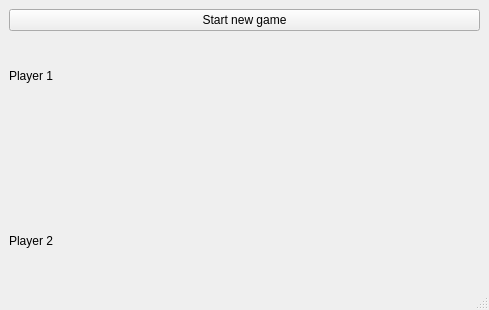
<?xml version="1.0" encoding="UTF-8"?>
<ui version="4.0">
 <class>MainWindow</class>
 <widget class="QMainWindow" name="MainWindow">
  <property name="geometry">
   <rect>
    <x>0</x>
    <y>0</y>
    <width>489</width>
    <height>310</height>
   </rect>
  </property>
  <property name="windowTitle">
   <string>MainWindow</string>
  </property>
  <widget class="QWidget" name="centralwidget">
   <layout class="QVBoxLayout" name="verticalLayout">
    <item>
     <widget class="QPushButton" name="startNewGame">
      <property name="text">
       <string>Start new game</string>
      </property>
     </widget>
    </item>
    <item>
     <widget class="QLabel" name="player1Name">
      <property name="text">
       <string>Player 1</string>
      </property>
     </widget>
    </item>
    <item>
     <widget class="TicTacToeWidget" name="gameBoard" native="true"/>
    </item>
    <item>
     <widget class="QLabel" name="player2Name">
      <property name="text">
       <string>Player 2</string>
      </property>
     </widget>
    </item>
   </layout>
  </widget>
  <widget class="QMenuBar" name="menubar">
   <property name="geometry">
    <rect>
     <x>0</x>
     <y>0</y>
     <width>489</width>
     <height>21</height>
    </rect>
   </property>
  </widget>
  <widget class="QStatusBar" name="statusbar"/>
 </widget>
 <customwidgets>
  <customwidget>
   <class>TicTacToeWidget</class>
   <extends>QWidget</extends>
   <header>tictactoewidget.h</header>
   <container>1</container>
  </customwidget>
 </customwidgets>
 <resources/>
 <connections/>
</ui>
